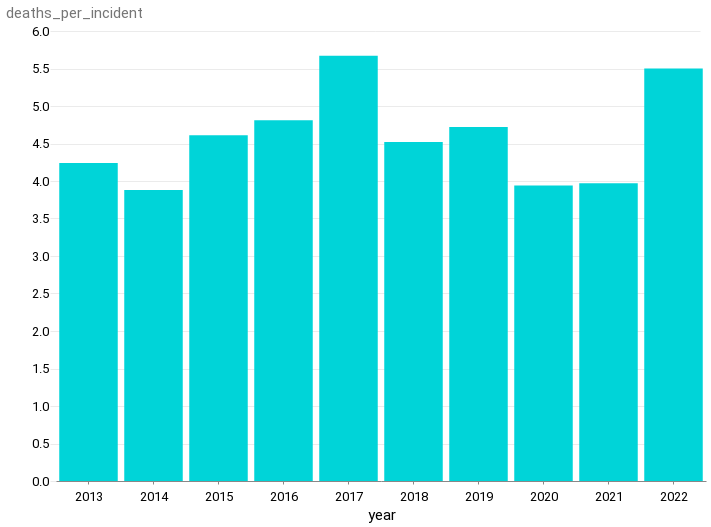

The notebook cell this image was saved under:
### Code cell
alt.Chart(mass_killings_grouped).mark_bar().encode(
    x="year:O", y="deaths_per_incident"
).properties(width=650)

### Figure 1 — Vega-Lite specification as saved in the notebook (floating-point values rounded to 4 significant figures)
{"config": {"view": {"width": 800, "height": 450, "strokeOpacity": 0}, "background": "#ffffff", "title": {"anchor": "start", "font": "Summit Sans", "fontColor": "palette[\"black\"]", "fontSize": 18, "fontWeight": "normal"}, "arc": {"fill": "#00d4d8"}, "area": {"fill": "#00d4d8"}, "line": {"stroke": "#00d4d8", "strokeWidth": 3}, "path": {"stroke": "#00d4d8"}, "rect": {"fill": "#00d4d8"}, "shape": {"stroke": "#00d4d8"}, "bar": {"fill": "#00d4d8"}, "point": {"stroke": "#00d4d8"}, "symbol": {"fill": "#00d4d8", "size": 30}, "axis": {"titleFont": "Roboto", "titleFontSize": 15, "titleFontWeight": "normal", "labelFont": "Roboto, sans", "labelFontSize": 13, "labelFontWeight": "normal"}, "axisX": {"labelAngle": 0, "labelPadding": 6, "tickSize": 3, "grid": false}, "axisY": {"labelBaseline": "middle", "maxExtent": 45, "minExtent": 45, "titleAlign": "left", "titleAngle": 0, "titleX": -45, "titleY": -11, "domainOpacity": 0, "gridWidth": 0.6, "gridColor": "#dddddd", "offset": 6, "tickSize": 0, "titleColor": "#767676"}, "legend": {"titleFont": "Roboto", "titleFontSize": 15, "titleFontWeight": "normal", "symbolType": "square", "labelFont": "Roboto, sans", "labelFontSize": 13}, "range": {"category": ["#005f66", "#e37e2d", "#d64a3b", "#76b0ef", "#c1bc40"], "diverging": ["#e68a4f", "#f4bb6a", "#f9e39c", "#dadfe2", "#a6b7c6", "#849eae"], "heatmap": ["#7ff6f6", "#00eeef", "#00d4d8", "#00abb2", "#00848b", "#fbf2c7", "#00363d"], "ordinal": ["#7ff6f6", "#00eeef", "#00d4d8", "#00abb2", "#00848b", "#fbf2c7", "#00363d"], "ramp": ["#7ff6f6", "#00eeef", "#00d4d8", "#00abb2", "#00848b", "#fbf2c7", "#00363d"]}}, "data": {"name": "data-ff627e61adcb34d0505be3c12f19d6d6"}, "mark": "bar", "encoding": {"x": {"field": "year", "type": "ordinal"}, "y": {"field": "deaths_per_incident", "type": "quantitative"}}, "width": 650, "$schema": "https://vega.github.io/schema/vega-lite/v4.17.0.json", "datasets": {"data-ff627e61adcb34d0505be3c12f19d6d6": [{"year": 2022, "count": 18, "no_killed": 99, "no_injured": 47, "total": 146, "deaths_per_incident": 5.5}, {"year": 2021, "count": 77, "no_killed": 306, "no_injured": 173, "total": 479, "deaths_per_incident": 3.97}, {"year": 2020, "count": 47, "no_killed": 185, "no_injured": 63, "total": 248, "deaths_per_incident": 3.94}, {"year": 2019, "count": 54, "no_killed": 255, "no_injured": 172, "total": 427, "deaths_per_incident": 4.72}, {"year": 2018, "count": 48, "no_killed": 217, "no_injured": 110, "total": 327, "deaths_per_incident": 4.52}, {"year": 2017, "count": 45, "no_killed": 255, "no_injured": 517, "total": 772, "deaths_per_incident": 5.67}, {"year": 2016, "count": 54, "no_killed": 260, "no_injured": 142, "total": 402, "deaths_per_incident": 4.81}, {"year": 2015, "count": 46, "no_killed": 212, "no_injured": 112, "total": 324, "deaths_per_incident": 4.61}, {"year": 2014, "count": 40, "no_killed": 155, "no_injured": 65, "total": 220, "deaths_per_incident": 3.88}, {"year": 2013, "count": 38, "no_killed": 161, "no_injured": 54, "total": 215, "deaths_per_incident": 4.24}]}}
